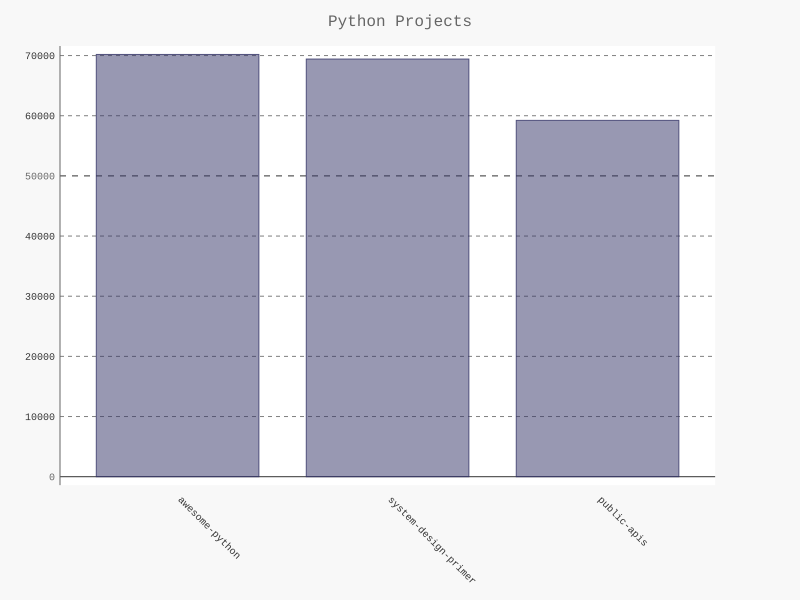

Python code for this plot:
import pygal
from pygal.style import LightColorizedStyle as LCS, LightenStyle as LS

my_style = LS('#333366', base_style=LCS)
chart = pygal.Bar(style=my_style, x_label_rotation=45,
					show_legend=False)

chart.title = 'Python Projects'
chart.x_labels = ['awesome-python', 'system-design-primer',
						'public-apis']

plot_dicts = [
	{'value': 70186, 'label': "Description of awesome-python"},
	{'value': 69422, 'label': "Description of system-design-primer"},
	{'value': 59228, 'label': "Description of public-apis"}
]

chart.add('', plot_dicts)
chart.render_to_file('bar_descriptions.svg')
